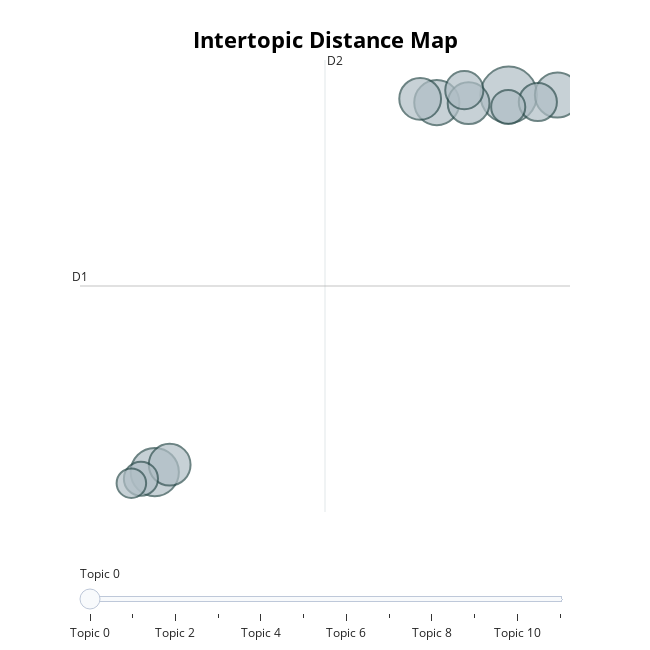

The code cell stored with this chart in its notebook:
### Code cell
topic_model.visualize_topics()

### Figure 1 — Plotly figure (JSON) as saved in the notebook; plotly's stock layout.template omitted (floating-point values rounded to 4 significant figures)
{"data": [{"customdata": [[0, "conseil droits | république | conseil | droits humains | rwanda", 11], [1, "postes télécommunications | afrique | ministre postes | télécommunications numérique | secteur télécommunications", 8], [2, "mai ndombe | kongo central | divisionnaire police | kongo | gouverneur province", 7], [3, "nationaux kabila | mutombo dikembe | kabila lumumba | kabila | dikembe mutombo", 7], [4, "communauté congolaise | congolaise allemagne | diaspora congolaise | rdc allemagne | kinshasa", 6], [5, "tribunal militaire | cour militaire | kinshasa gombe | juridiction militaire | militaire garnison", 6], [6, "campagne vaccination | vaccinales ministre | vaccinateurs porte | vaccinateurs | vaccination contre", 6], [7, "kivu familles | kivu | étudiante congolaise | sud kivu | familles victimes", 5], [8, "présidentielle | contre hezbollah | mercredi | semaine dernière | contre", 5], [9, "kinshasa | conseil ministres | mandataires publics | secteur ministre | conseil", 4], [10, "andré kasongo | syndicat libre | république démocratique | médecins syndicat | samuel mbemba", 4], [11, "ville kinshasa | kinshasa | pierre kasongo | gouverneur ville | congolaise", 3]], "hovertemplate": "<b>Topic %{customdata[0]}</b><br>%{customdata[1]}<br>Size: %{customdata[2]}", "legendgroup": "", "marker": {"color": "#B0BEC5", "line": {"color": "DarkSlateGrey", "width": 2}, "size": [11, 8, 7, 7, 6, 6, 6, 5, 5, 4, 4, 3], "sizemode": "area", "sizeref": 0.006875, "symbol": "circle"}, "mode": "markers", "name": "", "orientation": "v", "showlegend": false, "type": "scatter", "x": [0.8329, -7.622, -0.8838, 1.999, -7.267, -0.1246, -1.281, 1.53, -0.2269, -7.953, 0.822, -8.182], "xaxis": "x", "y": [9.476, -8.735, 9.102, 9.47, -8.379, 9.077, 9.284, 9.135, 9.704, -9.056, 8.892, -9.273], "yaxis": "y"}], "layout": {"annotations": [{"showarrow": false, "text": "D1", "x": -9.409, "y": 0.2478, "yshift": 10}, {"showarrow": false, "text": "D2", "x": -3.555, "xshift": 10, "y": 11.16}], "height": 650, "hoverlabel": {"bgcolor": "white", "font": {"family": "Rockwell", "size": 16}}, "legend": {"itemsizing": "constant", "tracegroupgap": 0}, "margin": {"t": 60}, "shapes": [{"line": {"color": "#CFD8DC", "width": 2}, "type": "line", "x0": -3.555, "x1": -3.555, "y0": -10.66, "y1": 11.16}, {"line": {"color": "#9E9E9E", "width": 2}, "type": "line", "x0": -9.409, "x1": 2.298, "y0": 0.2478, "y1": 0.2478}], "sliders": [{"active": 0, "pad": {"t": 50}, "steps": [{"args": [{"marker.color": [["red", "#B0BEC5", "#B0BEC5", "#B0BEC5", "#B0BEC5", "#B0BEC5", "#B0BEC5", "#B0BEC5", "#B0BEC5", "#B0BEC5", "#B0BEC5", "#B0BEC5"]]}], "label": "Topic 0", "method": "update"}, {"args": [{"marker.color": [["#B0BEC5", "red", "#B0BEC5", "#B0BEC5", "#B0BEC5", "#B0BEC5", "#B0BEC5", "#B0BEC5", "#B0BEC5", "#B0BEC5", "#B0BEC5", "#B0BEC5"]]}], "label": "Topic 1", "method": "update"}, {"args": [{"marker.color": [["#B0BEC5", "#B0BEC5", "red", "#B0BEC5", "#B0BEC5", "#B0BEC5", "#B0BEC5", "#B0BEC5", "#B0BEC5", "#B0BEC5", "#B0BEC5", "#B0BEC5"]]}], "label": "Topic 2", "method": "update"}, {"args": [{"marker.color": [["#B0BEC5", "#B0BEC5", "#B0BEC5", "red", "#B0BEC5", "#B0BEC5", "#B0BEC5", "#B0BEC5", "#B0BEC5", "#B0BEC5", "#B0BEC5", "#B0BEC5"]]}], "label": "Topic 3", "method": "update"}, {"args": [{"marker.color": [["#B0BEC5", "#B0BEC5", "#B0BEC5", "#B0BEC5", "red", "#B0BEC5", "#B0BEC5", "#B0BEC5", "#B0BEC5", "#B0BEC5", "#B0BEC5", "#B0BEC5"]]}], "label": "Topic 4", "method": "update"}, {"args": [{"marker.color": [["#B0BEC5", "#B0BEC5", "#B0BEC5", "#B0BEC5", "#B0BEC5", "red", "#B0BEC5", "#B0BEC5", "#B0BEC5", "#B0BEC5", "#B0BEC5", "#B0BEC5"]]}], "label": "Topic 5", "method": "update"}, {"args": [{"marker.color": [["#B0BEC5", "#B0BEC5", "#B0BEC5", "#B0BEC5", "#B0BEC5", "#B0BEC5", "red", "#B0BEC5", "#B0BEC5", "#B0BEC5", "#B0BEC5", "#B0BEC5"]]}], "label": "Topic 6", "method": "update"}, {"args": [{"marker.color": [["#B0BEC5", "#B0BEC5", "#B0BEC5", "#B0BEC5", "#B0BEC5", "#B0BEC5", "#B0BEC5", "red", "#B0BEC5", "#B0BEC5", "#B0BEC5", "#B0BEC5"]]}], "label": "Topic 7", "method": "update"}, {"args": [{"marker.color": [["#B0BEC5", "#B0BEC5", "#B0BEC5", "#B0BEC5", "#B0BEC5", "#B0BEC5", "#B0BEC5", "#B0BEC5", "red", "#B0BEC5", "#B0BEC5", "#B0BEC5"]]}], "label": "Topic 8", "method": "update"}, {"args": [{"marker.color": [["#B0BEC5", "#B0BEC5", "#B0BEC5", "#B0BEC5", "#B0BEC5", "#B0BEC5", "#B0BEC5", "#B0BEC5", "#B0BEC5", "red", "#B0BEC5", "#B0BEC5"]]}], "label": "Topic 9", "method": "update"}, {"args": [{"marker.color": [["#B0BEC5", "#B0BEC5", "#B0BEC5", "#B0BEC5", "#B0BEC5", "#B0BEC5", "#B0BEC5", "#B0BEC5", "#B0BEC5", "#B0BEC5", "red", "#B0BEC5"]]}], "label": "Topic 10", "method": "update"}, {"args": [{"marker.color": [["#B0BEC5", "#B0BEC5", "#B0BEC5", "#B0BEC5", "#B0BEC5", "#B0BEC5", "#B0BEC5", "#B0BEC5", "#B0BEC5", "#B0BEC5", "#B0BEC5", "red"]]}], "label": "Topic 11", "method": "update"}]}], "title": {"font": {"color": "Black", "size": 22}, "text": "<b>Intertopic Distance Map</b>", "x": 0.5, "xanchor": "center", "y": 0.95, "yanchor": "top"}, "width": 650, "xaxis": {"anchor": "y", "domain": [0, 1], "range": [-9.409, 2.298], "title": {"text": ""}, "visible": false}, "yaxis": {"anchor": "x", "domain": [0, 1], "range": [-10.66, 11.16], "title": {"text": ""}, "visible": false}}}
